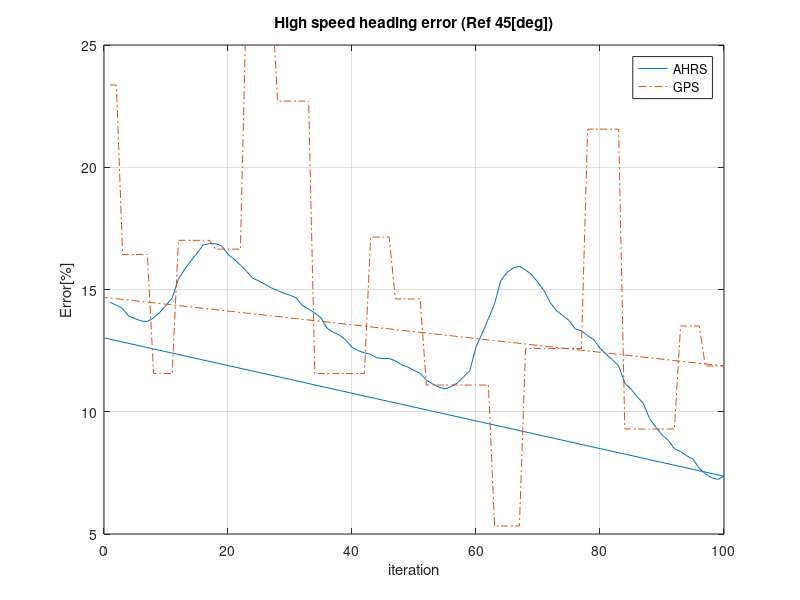

This figure's MATLAB source:
close all
clear all

high = csvread('data2High.csv');
low = csvread('data2Low.csv');

high_iter = high(:,1);
high_ahrs_error = high(:,4);
high_gps_error = high(:,5);

low_iter = low(:,1);
low_ahrs_error = low(:,4);
low_gps_error = low(:,5);

plot(high_iter, high_ahrs_error,'-',high_iter,high_gps_error,'-.')
title('High speed heading error (Ref 45[deg])')
xlabel('iteration')
ylabel('Error[%]')
grid on
xlim([0,100])
ylim([5, 25])
legend('AHRS','GPS')